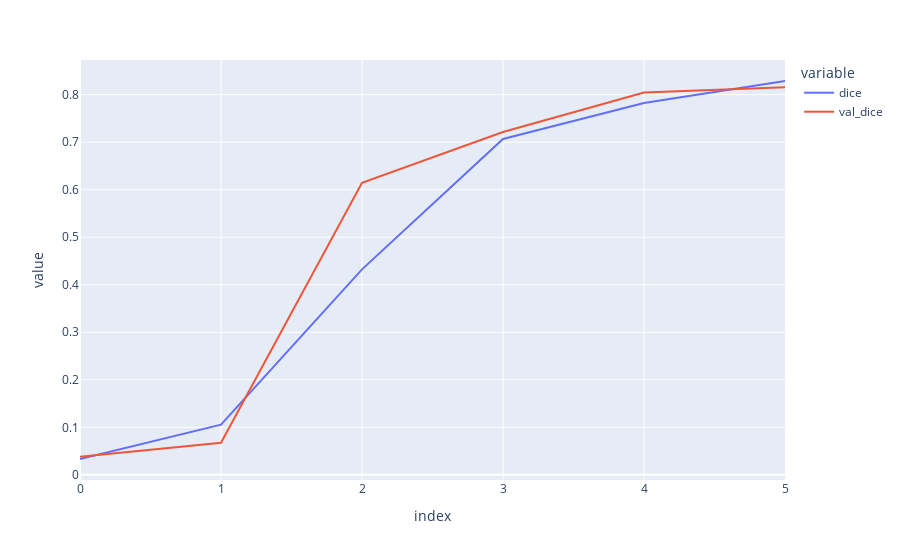

Write notebook code for a chart like this one.
### Code cell
fig = px.line({'dice': train_history['dice'], 'val_dice': val_history['dice']})
fig.show()

### Figure 1 — Plotly figure (JSON) as saved in the notebook; plotly's stock layout.template omitted (floating-point values rounded to 4 significant figures)
{"data": [{"hovertemplate": "variable=dice<br>index=%{x}<br>value=%{y}<extra></extra>", "legendgroup": "dice", "line": {"color": "#636efa", "dash": "solid"}, "marker": {"symbol": "circle"}, "mode": "lines", "name": "dice", "orientation": "v", "showlegend": true, "type": "scatter", "x": [0, 1, 2, 3, 4, 5], "xaxis": "x", "y": [0.03336, 0.1055, 0.4324, 0.7068, 0.7826, 0.8288], "yaxis": "y"}, {"hovertemplate": "variable=val_dice<br>index=%{x}<br>value=%{y}<extra></extra>", "legendgroup": "val_dice", "line": {"color": "#EF553B", "dash": "solid"}, "marker": {"symbol": "circle"}, "mode": "lines", "name": "val_dice", "orientation": "v", "showlegend": true, "type": "scatter", "x": [0, 1, 2, 3, 4, 5], "xaxis": "x", "y": [0.03815, 0.06742, 0.6144, 0.7215, 0.8045, 0.8155], "yaxis": "y"}], "layout": {"legend": {"title": {"text": "variable"}, "tracegroupgap": 0}, "margin": {"t": 60}, "xaxis": {"anchor": "y", "domain": [0, 1], "title": {"text": "index"}}, "yaxis": {"anchor": "x", "domain": [0, 1], "title": {"text": "value"}}}}
